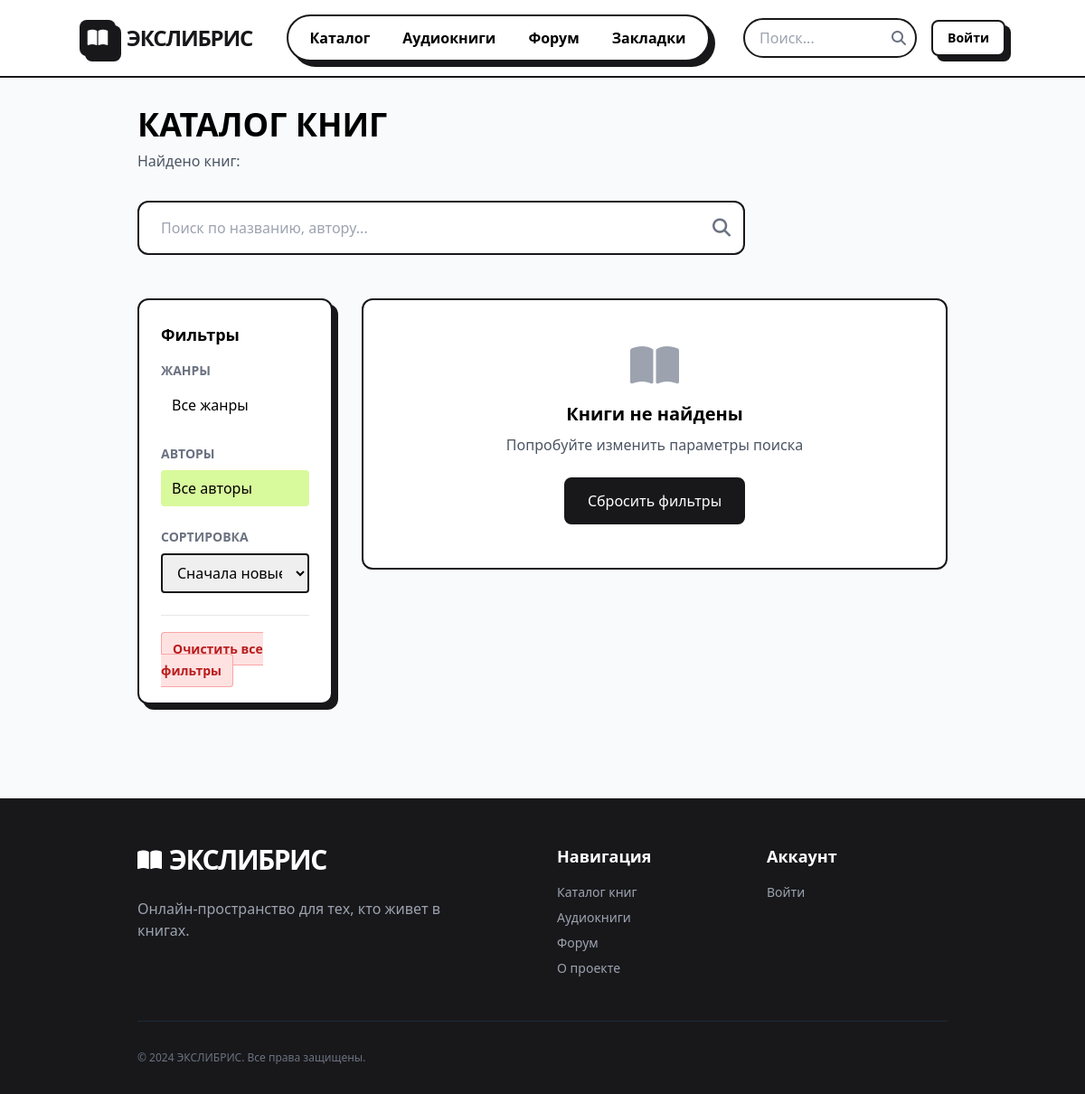
Before: /books/?genre=3 with the older database file.
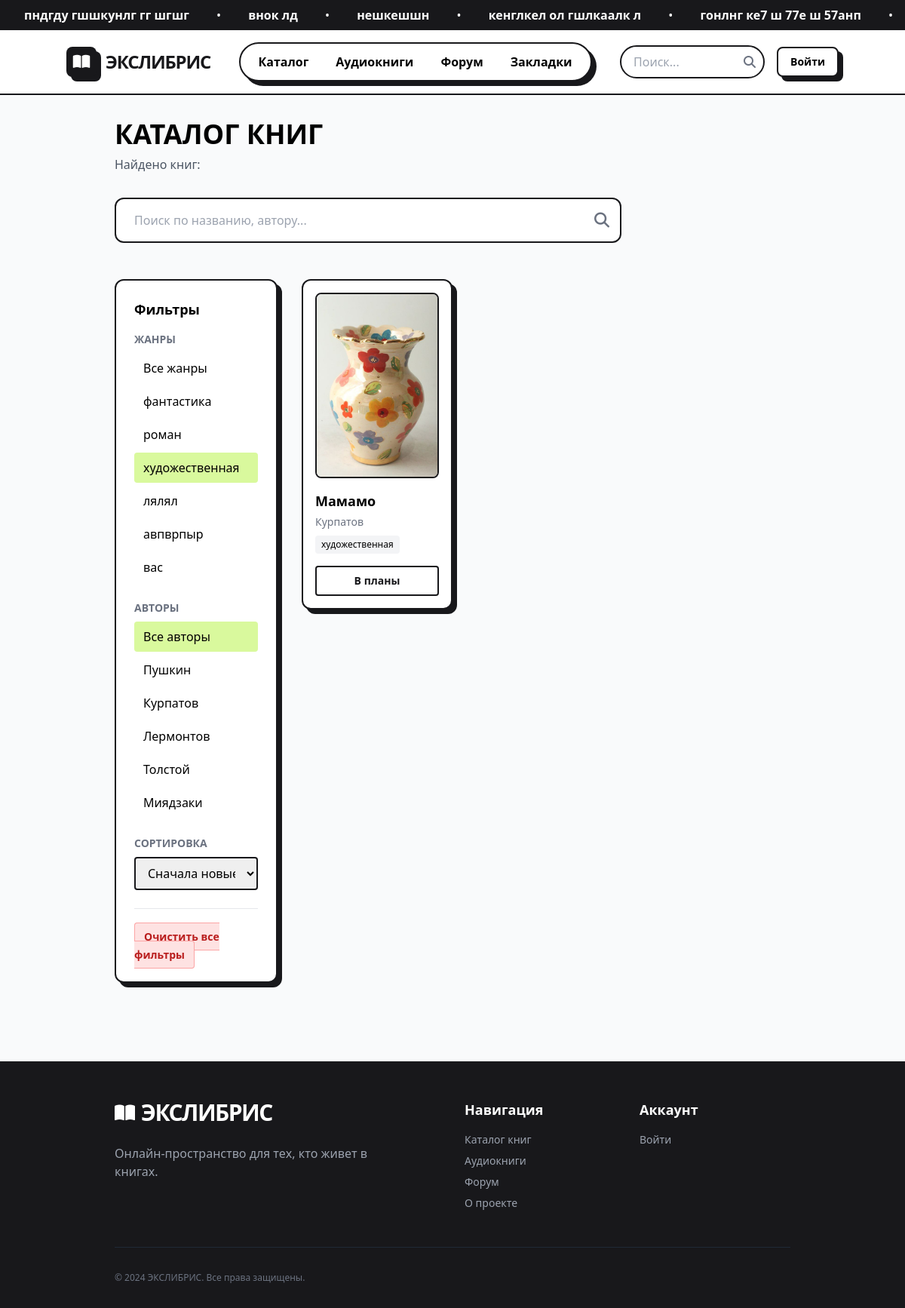
After: the same page with the newer database file.
### Exlib_app/models.py (models this page shows, shortened)
class MarqueeMessage(models.Model):
    text = models.CharField(max_length=200, verbose_name="Текст сообщения")
    is_active = models.BooleanField(default=True, verbose_name="Активно")
    order = models.PositiveIntegerField(default=0, verbose_name="Порядок")
    created_at = models.DateTimeField(auto_now_add=True)
    class Meta:
        verbose_name = "Сообщение бегущей строки"
        verbose_name_plural = "Сообщения бегущей строки"
        ordering = ['order']

class Genre(models.Model):
    name = models.CharField(max_length=100, verbose_name="Название жанра")
    slug = models.SlugField(unique=True, blank=True)
    class Meta:
        verbose_name = "Жанр"
        verbose_name_plural = "Жанры"

class Author(models.Model):
    name = models.CharField(max_length=200, verbose_name="Имя автора")
    bio = models.TextField(blank=True, verbose_name="Биография")
    slug = models.SlugField(unique=True, blank=True)
    class Meta:
        verbose_name = "Автор"
        verbose_name_plural = "Авторы"

class Book(models.Model):
    old_genre = models.CharField(max_length=50, blank=True, null=True, verbose_name="Старый жанр (временное)")
    title = models.CharField(max_length=200, verbose_name="Название")
    author = models.ForeignKey(Author, on_delete=models.CASCADE, verbose_name="Автор")
    description = models.TextField(verbose_name="Описание")
    genre = models.ForeignKey(Genre, on_delete=models.SET_NULL, null=True, blank=True, verbose_name="Жанр")
    cover_image = models.ImageField(
        upload_to='book_covers/',
        verbose_name="Обложка",
        help_text="Рекомендуемый размер: 600x900px"
    )
    match_percentage = models.IntegerField(
        validators=[MinValueValidator(0), MaxValueValidator(100)],
        default=0,
        verbose_name="Процент совпадения"
    )
    is_new = models.BooleanField(default=False, verbose_name="Новая")
    slug = models.SlugField(unique=True, blank=True)
    created_at = models.DateTimeField(auto_now_add=True)
    class Meta:
        verbose_name = "Книга"
        verbose_name_plural = "Книги"
        ordering = ['-created_at']

### Exlib_app/views.py (the view, shortened to what this page needs)
# urls.py: path('books/', views.book_list, name='book_list'),
def book_list(request):
    context = get_common_context()
    books = Book.objects.all()
    search = request.GET.get('search', '')
    if search:
        books = books.filter(
            Q(title__icontains=search) |
            Q(author__name__icontains=search) |
            Q(description__icontains=search)
        )
    genre_id = request.GET.get('genre')
    if genre_id:
        books = books.filter(genre_id=genre_id)
    author_id = request.GET.get('author')
    if author_id:
        books = books.filter(author_id=author_id)
    sort = request.GET.get('sort', '-created_at')
    if sort in ['title', '-title', 'created_at', '-created_at', 'match_percentage', '-match_percentage']:
        books = books.order_by(sort)
    page = request.GET.get('page', 1)
    paginator = Paginator(books, 12)  # 12 книг на страницу
    try:
        books_page = paginator.page(page)
    except PageNotAnInteger:
        books_page = paginator.page(1)
    except EmptyPage:
        books_page = paginator.page(paginator.num_pages)
    url_params = request.GET.copy()
    if 'page' in url_params:
        del url_params['page']
    context.update({
        'books': books_page,  # Используем страницу, а не все книги
        'search_query': search,
        'selected_genre': genre_id,
        'selected_author': author_id,
        'sort_by': sort,
        'url_params': url_params.urlencode(),  # Для пагинации
    })
    return render(request, 'Exlib_app/book_list.html', context)

### Exlib_app/views.py (called while the page is built)
def get_common_context():
    return {
        'marquee_messages': MarqueeMessage.objects.filter(is_active=True).order_by('order'),
        'genres': Genre.objects.all(),
        'authors': Author.objects.all(),
    }

### Exlib_app/templates/Exlib_app/book_list.html (shortened to what the changed rows need)
{% extends 'Exlib_app/base.html' %}
{% block content %}
<div class="container mx-auto px-4 lg:px-8 max-w-7xl py-8">
    <div class="mb-12">
        <h1 class="font-display font-extrabold text-4xl mb-2">КАТАЛОГ КНИГ</h1>
    </div>
    <div class="flex flex-col lg:flex-row gap-8">
        <div class="lg:w-1/4">
            <div class="bg-white border-2 border-brut-black rounded-xl p-6 mb-6 shadow-hard sticky top-24">
                <div class="mb-6">
                    <div class="space-y-1">
                        <a href="{% url 'book_list' %}{% if search_query %}?search={{ search_query }}{% endif %}"
                           class="block px-3 py-2 rounded {% if not selected_genre %}bg-soft-lime{% else %}hover:bg-gray-100{% endif %}">
                            Все жанры
                        </a>
                        {% for genre in genres %}
                        <a href="?genre={{ genre.id }}"
                           class="block px-3 py-2 rounded {% if selected_genre == genre.id|stringformat:'i' %}bg-soft-lime{% else %}hover:bg-gray-100{% endif %}">
                            {{ genre.name }}
                        </a>
                        {% endfor %}
                    </div>
                </div>
                <div class="mb-6">
                    <div class="space-y-1">
                        <a href="{% url 'book_list' %}{% if search_query %}search={{ search_query }}{% endif %}"
                           class="block px-3 py-2 rounded {% if not selected_author %}bg-soft-lime{% else %}hover:bg-gray-100{% endif %}">
                            Все авторы
                        </a>
                        {% for author in authors %}
                        <a href="?{% if selected_genre %}genre={{ selected_genre }}{% else %}&{% endif %}author={{ author.id }}"
                           class="block px-3 py-2 rounded {% if selected_author == author.id|stringformat:'i' %}bg-soft-lime{% else %}hover:bg-gray-100{% endif %}">
                            {{ author.name }}
                        </a>
                        {% endfor %}
                    </div>
                </div>
            </div>
        </div>
        <div class="lg:w-3/4">
            {% if books %}
            <div class="grid grid-cols-1 md:grid-cols-2 lg:grid-cols-3 gap-6">
                {% for book in books %}
                <div class="book-card bg-white border-2 border-brut-black rounded-xl p-4 shadow-hard hover:shadow-hard-hover transition-all">
                    <a href="{% url 'book_detail' book.slug %}">
                        <div class="cover-container mb-4 relative">
                            <div class="aspect-[2/3] bg-gray-200 rounded-lg border-2 border-brut-black overflow-hidden">
                                {% if book.cover_image %}
                                    <img src="{{ book.cover_image.url }}"
                                         alt="{{ book.title }}"
                                         class="book-cover w-full h-full object-cover hover:scale-105 transition-transform duration-300">
                                {% else %}
                                    <div class="w-full h-full flex items-center justify-center">
                                        <i class="fas fa-book text-4xl text-gray-400"></i>
                                    </div>
                                {% endif %}
                            </div>
                        </div>
                    </a>
                    <h4 class="font-bold text-lg mb-1 truncate">{{ book.title }}</h4>
                    <p class="text-sm text-gray-500 mb-2">{{ book.author.name }}</p>
                    <div class="flex items-center justify-between mb-4">
                        {% if book.genre %}
                        <span class="text-xs bg-gray-100 px-2 py-1 rounded">{{ book.genre.name }}</span>
                        {% endif %}
                    </div>
                    <div class="flex gap-2">
                    {% if user.is_authenticated %}
                        {% with book_id_string=book.id|stringformat:"s" %}
                            {% for book_id, status in user_book_statuses_dict.items %}
                                {% if book_id == book_id_string and status == 'reading' %}
                                    <button class="book-status-btn flex-1 bg-brut-black text-white py-2 rounded border-2 border-brut-black font-bold text-sm hover:bg-soft-lime hover:text-brut-black transition-colors"
                                            data-book-id="{{ book.id }}" data-status="reading">
                                        Читаю
                                    </button>
                                    {% else %}
                                    <button class="book-status-btn flex-1 bg-white text-brut-black py-2 rounded border-2 border-brut-black font-bold text-sm hover:bg-brut-black hover:text-white transition-colors"
                                            data-book-id="{{ book.id }}" data-status="planned">
                                        В планы
                                    </button>
                                {% endif %}
                            {% empty %}
                                <button class="book-status-btn flex-1 bg-white text-brut-black py-2 rounded border-2 border-brut-black font-bold text-sm hover:bg-brut-black hover:text-white transition-colors"
                                        data-book-id="{{ book.id }}" data-status="planned">
                                    В планы
                                </button>
                            {% endfor %}
                        {% endwith %}
                    {% else %}
                        <a href="/admin/login/" class="flex-1 bg-white text-brut-black py-2 rounded border-2 border-brut-black font-bold text-sm hover:bg-brut-black hover:text-white transition-colors text-center">
                            В планы
                        </a>
                    {% endif %}
                    </div>
                </div>
                {% endfor %}
            </div>
            {% else %}
            <div class="bg-white border-2 border-brut-black rounded-xl p-12 text-center">
                <i class="fas fa-book-open text-5xl text-gray-400 mb-4"></i>
                <h3 class="font-bold text-xl mb-2">Книги не найдены</h3>
                <p class="text-gray-600 mb-6">Попробуйте изменить параметры поиска</p>
                <a href="{% url 'book_list' %}" class="inline-block bg-brut-black text-white px-6 py-3 rounded-lg border-2 border-brut-black hover:bg-soft-lime hover:text-brut-black transition-colors">
                    Сбросить фильтры
                </a>
            </div>
            {% endif %}
        </div>
    </div>
</div>
{% endblock %}

### Exlib_app/templates/Exlib_app/base.html (shortened to what the changed rows need)
<!DOCTYPE html>
<html lang="ru">
<head>
    {% load static %}
    <link rel="stylesheet" href="{% static 'css/style.css' %}">
    <script src="https://cdn.tailwindcss.com"></script>
    <link rel="stylesheet" href="https://cdnjs.cloudflare.com/ajax/libs/font-awesome/6.4.0/css/all.min.css">
</head>
<body class="min-h-screen flex flex-col bg-gray-50">
    {% if marquee_messages %}
    <div class="bg-brut-black text-white py-2 overflow-hidden">
        <div class="animate-marquee whitespace-nowrap">
            {% for message in marquee_messages %}
            <span class="mx-8 font-bold">{{ message.text }}</span>
            {% if not forloop.last %}•{% endif %}
            {% endfor %}
        </div>
    </div>
    {% endif %}
    <header class="sticky top-0 z-50 bg-white border-b-2 border-brut-black px-6 py-4">
        <div class="container flex justify-between items-center">
            <div class="flex items-center gap-3">
                <a href="{% url 'index' %}" class="flex items-center gap-3">
                    <h1 class="font-display font-extrabold text-2xl tracking-tighter text-brut-black">ЭКСЛИБРИС</h1>
                </a>
            </div>
        </div>
    </header>
    <main class="flex-grow">
        <div class="container px-4 lg:px-8">
            {% block content %}{% endblock %}
        </div>
    </main>
</body>
</html>

Changed rows visible on the page:
added MarqueeMessage: text "пндгду гшшкунлг гг шгшг"
added MarqueeMessage: text "внок лд"
added MarqueeMessage: text "нешкешшн"
added MarqueeMessage: text "кенглкел ол гшлкаалк л"
added MarqueeMessage: text "гонлнг ке7 ш 77е ш 57анп"
added Genre: name "фантастика"
added Genre: name "роман"
added Genre: name "художественная"
added Genre: name "лялял"
added Genre: name "авпврпыр"
added Genre: name "вас"
added Author: name "Пушкин"
added Author: name "Курпатов"
added Author: name "Лермонтов"
added Author: name "Толстой"
added Author: name "Миядзаки"
added Book: cover_image (picture), title "Мамамо", author.name "Курпатов", genre.name "художественная"
Other visible differences:
text no longer shown: "Книги не найдены Попробуйте изменить параметры поиска Сбросить фильтры"
